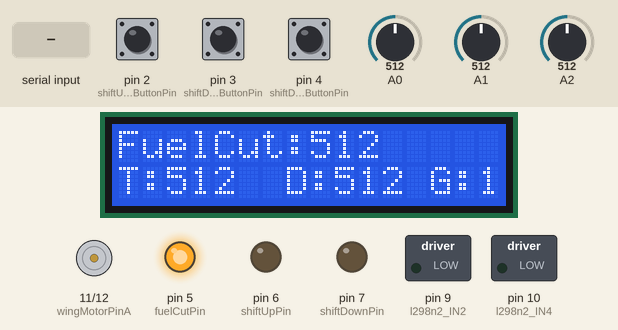
A sketch run on a simulated Arduino Uno, built with avr-gcc and run on an emulated ATmega328P. Parts: 16×2 character LCD, motor-driver pin pairs drawn as motors (green arrow = first pin HIGH = forward, orange = second pin HIGH = backward, longer = more drive, scaled by the enable pin), switched loads named in the sketch (green lamp = pin HIGH), output pins drawn as LEDs (lit = HIGH). The inputs (shaded band) are chosen by the test bench; at power-on: pin 2 (shiftUpIdleButtonPin) HIGH, pin 3 (shiftDownButtonPin) HIGH, pin 4 (shiftDownIdleButtonPin) HIGH, A0 = 512, A1 = 512, A2 = 512. What the sketch prints to the serial monitor is not drawn.

Above: at 1.2 s.
1.3 s: pin 2 (shiftUpIdleButtonPin) pulled LOW for 0.15 s
At 1.7 s:
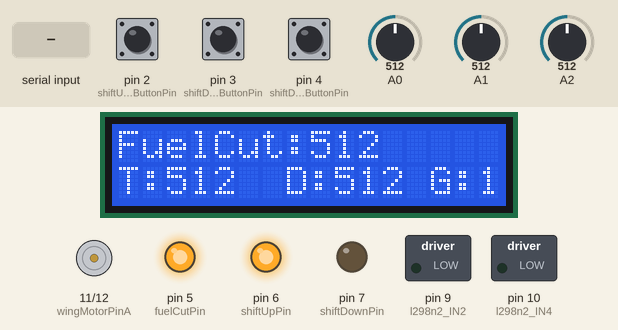
3.3 s: pin 3 (shiftDownButtonPin) pulled LOW for 0.15 s
At 3.7 s:
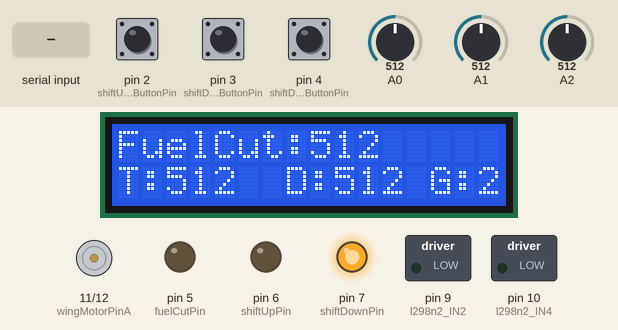
5.3 s: pin 4 (shiftDownIdleButtonPin) pulled LOW for 0.15 s
At 5.7 s:
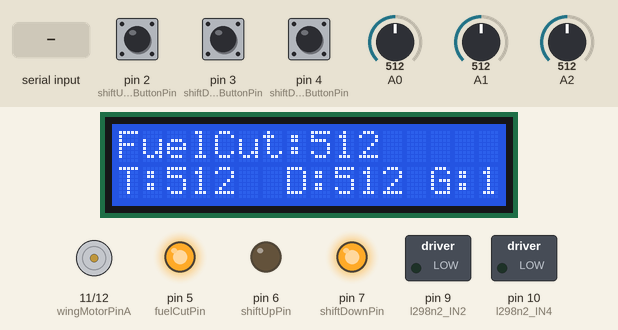
7.3 s: "90,45\n" received over Serial
At 8.1 s:
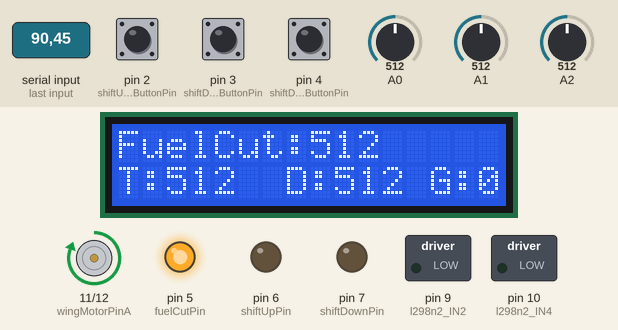
9.8 s: "30,150\n" received over Serial
At 10.5 s:
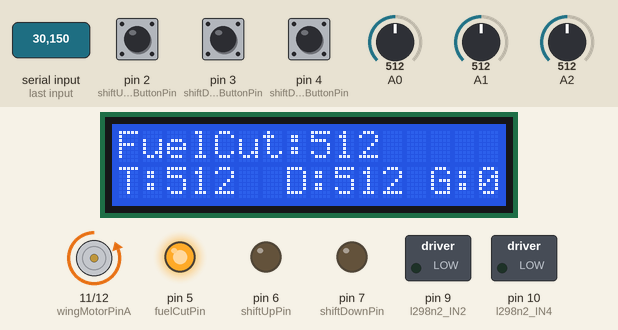
12.3 s: A0 set to 716
At 13.4 s:
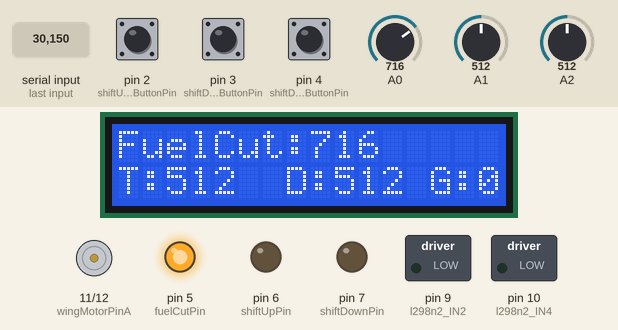
Timing chart, 0 to 14.8 s (numbered marks = the images above; inputs shaded):
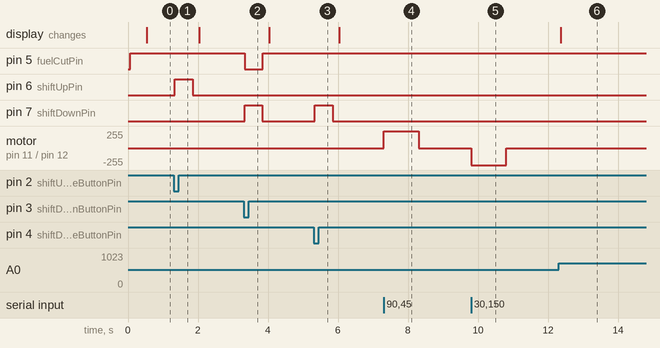

The sketch:

drs_shift.ino
```cpp
#include <LiquidCrystal_I2C.h>

#define DEBOUNCE_DELAY 30 // 스위치 민감도 조정

LiquidCrystal_I2C lcd(0x27, 16, 2);
//l928n 모터 드라이버 모듈 IN1 HIGH일떄 IN2는 LOW
// 출력 핀l298n2_IN2
const byte fuelCutPin = 5;
const byte shiftUpPin = 6;
const byte shiftDownPin = 7;
const byte l298n2_IN2 = 9;
const byte l298n2_IN4 = 10;
const byte wingMotorPinA = 11;
const byte wingMotorPinB = 12;
const byte wingMotorEN   = 13;

// 입력 핀 (버튼)
const byte gearResetButtonPin   = 0;
const byte shiftUpButtonPin     = 1;
const byte shiftUpIdleButtonPin = 2;
const byte shiftDownButtonPin   = 3;
const byte shiftDownIdleButtonPin = 4;

// --- 상태 머신(State Machine) 정의 ---
enum ShiftState {
  S_IDLE,                         // 대기 상태
  S_UP_SHIFT_FUEL_CUT,            // 쉬프트업: 퓨얼컷 및 실린더 지연 시작
  S_UP_SHIFT_CYLINDER_ACTIVE,     // 쉬프트업: 실린더 동작
  S_DOWN_SHIFT_FUEL_CUT,          // 쉬프트다운: 퓨얼컷 및 실린더 동작
  S_IDLE_UP_SHIFT_ACTIVE,         // 공회전 쉬프트업: 실린더 동작
  S_IDLE_DOWN_SHIFT_ACTIVE        // 공회전 쉬프트다운: 실린더 동작
};
ShiftState currentShiftState = S_IDLE; // 현재 변속 상태 저장 변수

// --- Button 구조체 및 상태 변수 ---
struct Button {
  const byte pin;
  bool lastReading;
  bool debouncedState;
  unsigned long lastDebounceTime;

  // Constructor
  Button(byte p) : pin(p), lastReading(HIGH), debouncedState(HIGH), lastDebounceTime(0) {}
};

Button gearResetButton(gearResetButtonPin);
Button shiftUpButton(shiftUpButtonPin);
Button shiftUpIdleButton(shiftUpIdleButtonPin);
Button shiftDownButton(shiftDownButtonPin);
Button shiftDownIdleButton(shiftDownIdleButtonPin);

// --- 전역 변수 ---
int gearSequence[5] = {1, 0, 2, 3, 4}; // 현재 코드에서는 사용 안함
int gearIdx = 1;

// 아날로그 입력 값
unsigned int fuelCutTime    = 0;
unsigned int cylinderTime   = 0;
unsigned int cylinderDelay  = 0;

// 타이머 관련 변수
unsigned long stateChangeTime = 0; // 상태가 변경된 시간 기록
unsigned long lastLcdUpdateTime = 0;
const unsigned int updateLCDInterval = 500;

// 리어윙 관련 변수
int speedValue = 0;
int speedThreshold = 60;
unsigned long wingMoveStartTime = 0;
const unsigned long wingMoveDuration = 1000;
bool wingIsUp = false;
bool wingMoving = false;
bool wingDirectionUp = false;


// --- 함수 선언 ---
void updateShiftController();
bool wasPressed(Button &btn);


void setup() {
  Serial.begin(9600);

  // LCD 초기화
  lcd.begin();
  lcd.backlight();

  // 출력 핀 설정
  pinMode(fuelCutPin, OUTPUT);
  digitalWrite(fuelCutPin, HIGH); // 평소에는 전류 흐름 ON
  pinMode(shiftUpPin, OUTPUT);
  pinMode(shiftDownPin, OUTPUT);
  pinMode(l298n2_IN2, OUTPUT);
  pinMode(l298n2_IN4, OUTPUT);
  pinMode(wingMotorPinA, OUTPUT);
  pinMode(wingMotorPinB, OUTPUT);
  pinMode(wingMotorEN, OUTPUT);
  digitalWrite(wingMotorEN, HIGH);

  // 입력 핀 설정
  pinMode(gearResetButton.pin,     INPUT_PULLUP);
  pinMode(shiftUpButton.pin,       INPUT_PULLUP);
  pinMode(shiftUpIdleButton.pin,   INPUT_PULLUP);
  pinMode(shiftDownButton.pin,     INPUT_PULLUP);
  pinMode(shiftDownIdleButton.pin, INPUT_PULLUP);

  stopCylinders();
}

void loop() {
  unsigned long currentTime = millis();

  // 가변저항 값 읽기
  fuelCutTime   = analogRead(A0);
  cylinderTime  = analogRead(A1);
  cylinderDelay = analogRead(A2);

  if (Serial.available() > 0) {
    speedValue = Serial.parseInt();
    controlRearWing(speedValue);
    Serial.print("Input Speed: ");
    Serial.println(speedValue);
  }

  // 기어 리셋 버튼 처리
  if (wasPressed(gearResetButton)) {
    gearIdx = 1;
    Serial.println("Gear Reset: 1단으로 변경됨");
  }

  // 상태 머신 업데이트
  updateShiftController();

  // 리어윙 모터 업데이트
  updateWingMotor();

  // LCD 업데이트
  if (currentTime - lastLcdUpdateTime >= updateLCDInterval) {
    updateLCD();
    lastLcdUpdateTime = currentTime;
  }
}

// 중복 동작 방지를 위해 상태머신 도입
void updateShiftController() {
  unsigned long currentTime = millis();

  switch (currentShiftState) {
    case S_IDLE:
      // 쉬프트업 버튼 감지
      if (wasPressed(shiftUpButton) && gearIdx < 4) {
        Serial.println("ShiftUp: Fuel Cut 시작");
        digitalWrite(fuelCutPin, LOW); // 퓨얼컷 시작
        stopCylinders();
        stateChangeTime = currentTime;
        currentShiftState = S_UP_SHIFT_FUEL_CUT;
      }
      // 쉬프트다운 버튼 감지
      else if (wasPressed(shiftDownButton) && gearIdx > 0) {
        Serial.println("ShiftDown: Fuel Cut 및 실린더 동작 시작");
        digitalWrite(fuelCutPin, LOW); // 퓨얼컷 시작
        shiftCylinderDown();
        stateChangeTime = currentTime;
        currentShiftState = S_DOWN_SHIFT_FUEL_CUT;
      }
      // 공회전 쉬프트업 버튼 감지
      else if (wasPressed(shiftUpIdleButton) && gearIdx < 4) {
        Serial.println("Idle ShiftUp: 실린더 동작 시작");
        shiftCylinderUp();
        stateChangeTime = currentTime;
        currentShiftState = S_IDLE_UP_SHIFT_ACTIVE;
      }
      // 공회전 쉬프트다운 버튼 감지
      else if (wasPressed(shiftDownIdleButton) && gearIdx > 0) {
        Serial.println("Idle ShiftDown: 실린더 동작 시작");
        shiftCylinderDown();
        stateChangeTime = currentTime;
        currentShiftState = S_IDLE_DOWN_SHIFT_ACTIVE;
      }
      break;

    case S_UP_SHIFT_FUEL_CUT:
      // 실린더 딜레이 시간이 경과하면
      if (currentTime - stateChangeTime >= cylinderDelay) {
        Serial.println("ShiftUp: 실린더 동작 시작");
        shiftCylinderUp();
        stateChangeTime = currentTime;
        currentShiftState = S_UP_SHIFT_CYLINDER_ACTIVE;
      }
      // (퓨얼컷은 다음 상태에서도 계속 유지)
      break;

    case S_UP_SHIFT_CYLINDER_ACTIVE:
      // 실린더 동작 시간이 경과하면
      if (currentTime - stateChangeTime >= cylinderTime) {
        Serial.println("ShiftUp: 완료, 기어 증가");
        stopCylinders();
        digitalWrite(fuelCutPin, HIGH); // 퓨얼컷 종료
        if (gearIdx < 4) gearIdx++;
        currentShiftState = S_IDLE;
      }
      break;

    case S_DOWN_SHIFT_FUEL_CUT:
      if (currentTime - stateChangeTime >= cylinderTime) {
        Serial.println("ShiftDown: 완료, 기어 감소");
        stopCylinders();
        digitalWrite(fuelCutPin, HIGH); // 퓨얼컷 종료
        if (gearIdx > 0) gearIdx--;
        currentShiftState = S_IDLE;
      }
      break;

    case S_IDLE_UP_SHIFT_ACTIVE:
      // 실린더 동작 시간이 경과하면
      if (currentTime - stateChangeTime >= cylinderTime) {
        Serial.println("Idle ShiftUp: 완료, 기어 증가");
        stopCylinders();
        if (gearIdx < 4) gearIdx++;
        currentShiftState = S_IDLE;
      }
      break;

    case S_IDLE_DOWN_SHIFT_ACTIVE:
      // 실린더 동작 시간이 경과하면
      if (currentTime - stateChangeTime >= cylinderTime) {
        Serial.println("Idle ShiftDown: 완료, 기어 감소");
        stopCylinders();
        if (gearIdx > 0) gearIdx--;
        currentShiftState = S_IDLE;
      }
      break;
  }
}

// 버튼이 눌렸는지(Falling Edge) 감지
bool wasPressed(Button &btn) {
  bool oldDebouncedState = btn.debouncedState;
  bool reading = digitalRead(btn.pin);

  if (reading != btn.lastReading) {
    btn.lastDebounceTime = millis();
  }

  if ((millis() - btn.lastDebounceTime) > DEBOUNCE_DELAY) {
    btn.debouncedState = reading;
  }

  btn.lastReading = reading;

  return (oldDebouncedState == HIGH && btn.debouncedState == LOW);
}

void updateLCD() {
  lcd.clear();
  lcd.setCursor(0, 0);
  lcd.print("FuelCut:");
  lcd.print(fuelCutTime);
  lcd.setCursor(0, 1);
  lcd.print("T:");
  lcd.print(cylinderTime);
  lcd.setCursor(7,1);
  lcd.print("D:");
  lcd.print(cylinderDelay);
  lcd.setCursor(13,1);
  lcd.print("G:");
  lcd.print(gearIdx);
}

void controlRearWing(int spd) {
  if (wingMoving) return;

  if (spd >= speedThreshold && !wingIsUp) {
    digitalWrite(wingMotorPinA, HIGH);
    digitalWrite(wingMotorPinB, LOW);
    wingMoveStartTime = millis();
    wingMoving = true;
    wingDirectionUp = true;
  }
  else if (spd < speedThreshold && wingIsUp) {
    digitalWrite(wingMotorPinA, LOW);
    digitalWrite(wingMotorPinB, HIGH);
    wingMoveStartTime = millis();
    wingMoving = true;
    wingDirectionUp = false;
  }
}

void updateWingMotor() {
  if (wingMoving && millis() - wingMoveStartTime >= wingMoveDuration) {
    digitalWrite(wingMotorPinA, LOW);
    digitalWrite(wingMotorPinB, LOW);
    wingMoving = false;
    wingIsUp = wingDirectionUp;
  }
}

void shiftCylinderUp() {
  digitalWrite(shiftUpPin, HIGH);
  digitalWrite(l298n2_IN2,LOW);
  Serial.println("실린더 UP");
}

void shiftCylinderDown() {
  digitalWrite(shiftDownPin, HIGH);
  digitalWrite(l298n2_IN4, LOW);
  Serial.println("실린더 DOWN");
}

void stopCylinders() {
  digitalWrite(shiftUpPin, LOW);
  digitalWrite(shiftDownPin, LOW);
  digitalWrite(l298n2_IN2, LOW);
  digitalWrite(l298n2_IN4, LOW);
  Serial.println("실린더 STOP");
}
```

Measured:
- after the input at 1.3 s, pin 6 (shiftUpPin): LOW → HIGH at once, → LOW 0.51 s later
- after the input at 3.3 s, pin 5 (fuelCutPin): HIGH → LOW at once, → HIGH 0.51 s later; pin 7 (shiftDownPin): LOW → HIGH at once, → LOW 0.51 s later
- after the input at 5.3 s, pin 7 (shiftDownPin): LOW → HIGH at once, → LOW 0.51 s later
- after the input at 7.3 s, motor on pin 11 (wingMotorPinA) / pin 12 (wingMotorPinB): stopped → forward 255/255 at once, → stopped 1.0 s later
- after the input at 9.8 s, motor on pin 11 (wingMotorPinA) / pin 12 (wingMotorPinB): stopped → backward 255/255 at once, → stopped 1.0 s later
- after the input at 12.3 s, the display: changes after 0.06 s (image 6)
